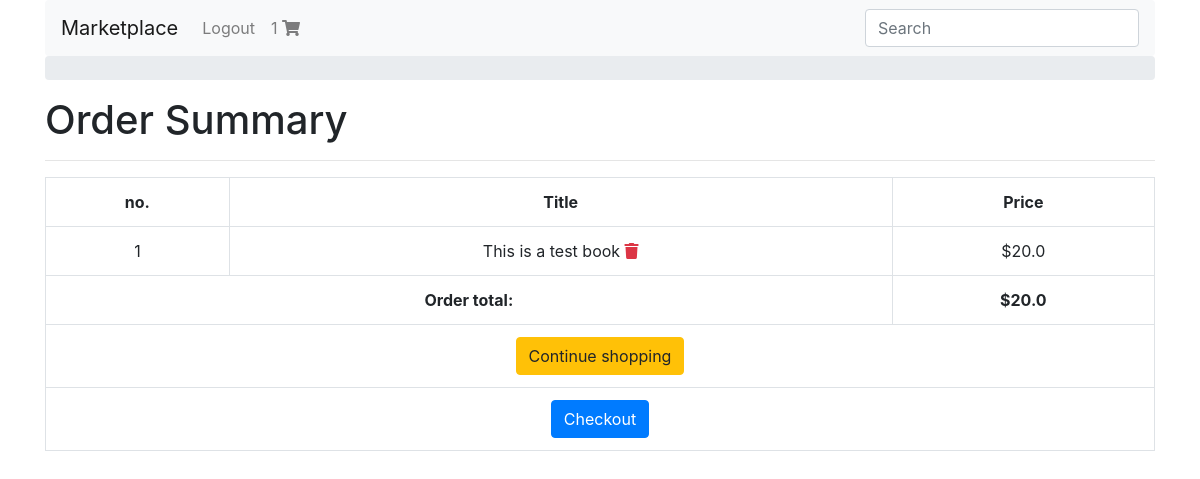
Page /cart/order-summary/ (signed in) on the committed database.
### shopping_cart/models.py (models this page shows, shortened)
class Order(models.Model):
    user = models.ForeignKey(settings.AUTH_USER_MODEL,
                             on_delete=models.CASCADE)
    is_ordered = models.BooleanField(default=False)
    items = models.ManyToManyField(OrderItem)
    ref_code = models.CharField(max_length=50)
    def get_total(self):
        return self.items.all().aggregate(order_total=Sum('book__price'))['order_total']

class OrderItem(models.Model):
    book = models.ForeignKey(Book, on_delete=models.CASCADE)

### books/models.py (models this page shows, shortened)
class Book(models.Model):
    authors = models.ManyToManyField(Author)
    title = models.CharField(max_length=100)
    publication_date = models.DateTimeField()
    isbn = models.CharField(max_length=16)
    slug = models.SlugField()
    cover = models.ImageField()
    price = models.FloatField()

### shopping_cart/views.py (the view)
# urls.py: path('order-summary/', order_view, name='order-summary')
def order_view(request):
    order = get_object_or_404(Order, user=request.user)
    context = {
        'order': order
    }
    return render(request, "order_summary.html", context)

### shopping_cart/templatetags/cart_template_tags.py (called while the page is built)
@register.filter
def cart_item_count(user):
    if user.is_authenticated:
        qs = Order.objects.filter(user=user, is_ordered=False)
        if qs.exists():
            return qs[0].items.count()
    return 0

### templates/order_summary.html
{% extends "base.html" %}
{% block content %}
<h1>Order Summary</h1>
<hr />
<table class="table table-hover table-bordered text-center">
    <tr class="text-center">
        <th>no.</th>
        <th>Title</th>
        <th>Price</th>
    </tr>
    {% for item in order.items.all %}
    <tr>
        <td>{{ forloop.counter }}</td>
        <td>{{ item.book.title }}
        <span>
        <a href="{% url 'cart:remove-from-cart' item.book.slug %}" class="text-danger">
            <i class="fas fa-trash"></i>
        </a>
        </span>
        </td>
        <td>${{ item.book.price }}</td>
    </tr>
    {% empty %}
    <tr>
    <td colspan="3">
        There are no items in your cart
    </td>
    </tr>
    {% endfor %}
    {% if order.get_total %}
    <tr>
    <td colspan="2">
        <strong class="pull-right">Order total: </strong>
    </td>
    <td colspan="1">
        <strong>${{ order.get_total }}</strong>
    </td>
    </tr>
    {% endif %}
    <tr>
        <td colspan="3">
            <a href="{% url 'books:book-list' %}" class="btn btn-warning pull-left">
            {% if order %}
                Continue shopping
            {% else %}
                Add items to your cart
            {% endif %}
            </a>
        </td>
    </tr>
    {% if order.get_total %}
    <tr>
        <td colspan="3">
            <a href="#" class="btn btn-primary pull-left">
                Checkout
            </a>
        </td>
    </tr>
    {% endif %}
</table>
{% endblock content %}

### templates/navbar.html (shortened to what this page needs)
{% load cart_template_tags %}
<nav class="navbar navbar-expand-lg navbar-light bg-light rounded">
<a class="navbar-brand" href="{% url 'books:book-list' %}">Marketplace</a>
<div class="collapse navbar-collapse" id="navbarsExample09">
    <ul class="navbar-nav mr-auto">
    {% if request.user.is_authenticated %}
    <li class="nav-item">
        <a class="nav-link" href="{% url 'account_logout' %}">Logout</a>
    </li>
    <li class="nav-item">
        <a class="nav-link" href="{% url 'cart:order-summary' %}">
        {{ request.user|cart_item_count }}
        <i class="fas fa-shopping-cart"></i>
        </a>
    </li>
    {% endif %}
    </ul>
    <form class="form-inline my-2 my-md-0">
    <input class="form-control" type="text" placeholder="Search" aria-label="Search">
    </form>
</div>
</nav>

### rows in the picture
OrderItem: book "This is a test book", book.price "20.0"
Order: get_total "20.0"

### other values in the picture
{{ request.user|cart_item_count }} "1"
